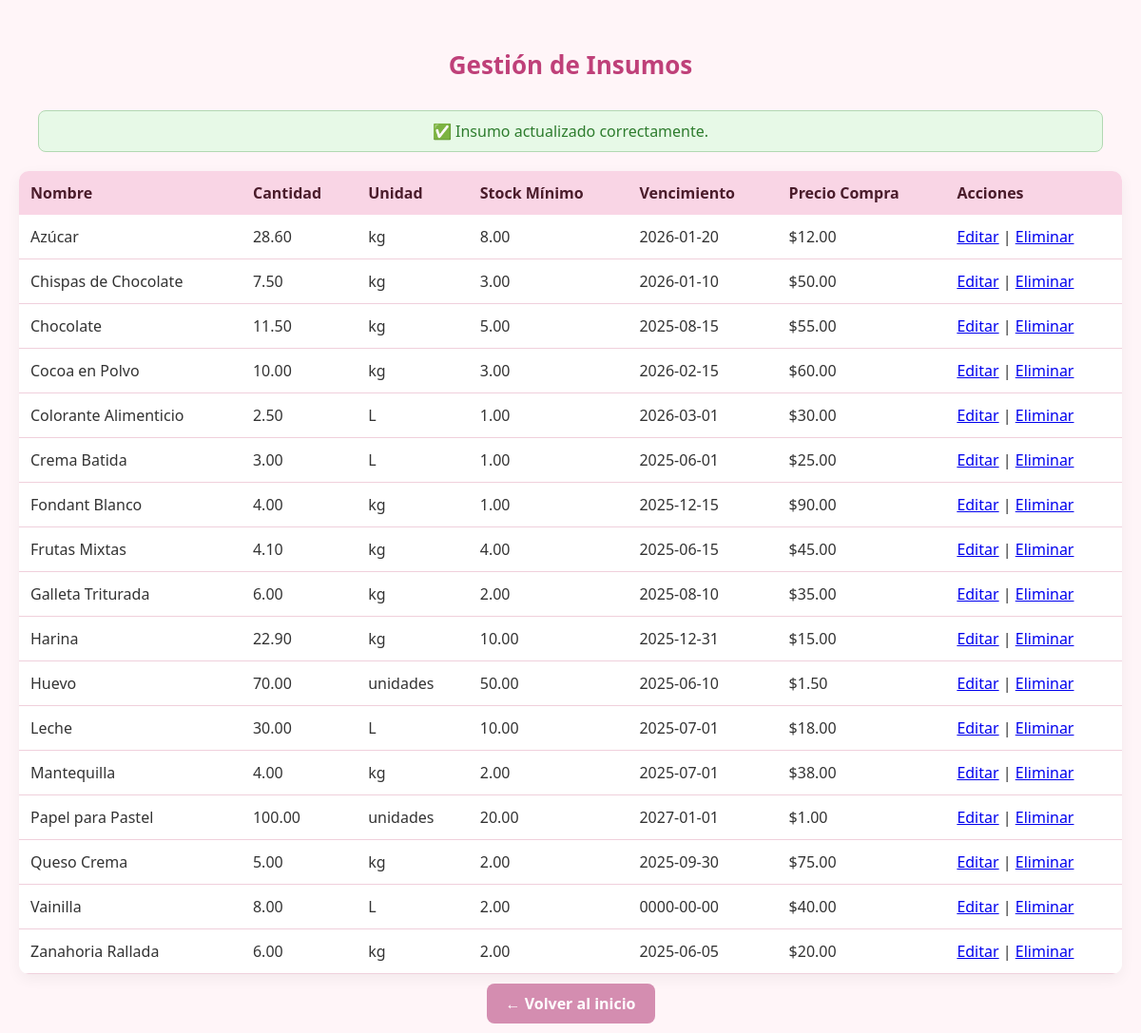
Page /admin/ver_insumos.php?msg=ok (signed in) on the committed database.
### tables this page shows
CREATE TABLE `insumos` (
  `id_insumo` int(11) NOT NULL,
  `nombre` varchar(100) DEFAULT NULL,
  `cantidad_disponible` decimal(10,2) DEFAULT NULL,
  `unidad_medida` enum('kg','g','L','unidades') DEFAULT NULL,
  `cantidad_minima` decimal(10,2) DEFAULT NULL,
  `fecha_vencimiento` date DEFAULT NULL,
  `precio_compra` decimal(10,2) DEFAULT NULL
);

### admin/ver_insumos.php (the view, shortened to what this page needs)
<?php
include '../includes/conexion.php';
$sql = "SELECT * FROM insumos ORDER BY nombre ASC";
$resultado = mysqli_query($conexion, $sql);
?>
<!DOCTYPE html>
<html lang="es">
<head>
    <link rel="stylesheet" href="../css/admin_insumos.css">
</head>
<body>
    <h2 class="titulo-admin">Gestión de Insumos</h2>
    <?php if (isset($_GET['msg']) && $_GET['msg'] === 'ok'): ?>
        <div style="text-align:center; margin: 20px; padding: 10px; background-color: #e7f9e7; color: #2d7c2d; border: 1px solid #b2d8b2; border-radius: 8px;">
            ✅ Insumo actualizado correctamente.
        </div>
    <?php endif; ?>
    <table class="tabla-insumos">
        <thead>
            <tr>
                <th>Nombre</th>
                <th>Cantidad</th>
                <th>Unidad</th>
                <th>Stock Mínimo</th>
                <th>Vencimiento</th>
                <th>Precio Compra</th>
                <th>Acciones</th>
            </tr>
        </thead>
        <tbody>
            <?php while ($insumo = mysqli_fetch_assoc($resultado)): ?>
                <tr>
                    <td><?= htmlspecialchars($insumo['nombre']) ?></td>
                    <td><?= $insumo['cantidad_disponible'] ?></td>
                    <td><?= $insumo['unidad_medida'] ?></td>
                    <td><?= $insumo['cantidad_minima'] ?></td>
                    <td><?= $insumo['fecha_vencimiento'] ?></td>
                    <td>$<?= number_format($insumo['precio_compra'], 2) ?></td>
                    <td>
                        <a href="editar_insumo.php?id=<?= $insumo['id_insumo'] ?>">Editar</a> |
                        <a href="eliminar_insumo.php?id=<?= $insumo['id_insumo'] ?>" onclick="return confirm('¿Estás seguro de eliminar este insumo?')">Eliminar</a>
                    </td>
                </tr>
            <?php endwhile; ?>
        </tbody>
    </table>
    <div class="centrar-boton">
        <a href="index.php" class="btn-volver">← Volver al inicio</a>
    </div>
</body>
</html>

### css/admin_insumos.css (style rules this page uses)
body { font-family: 'Segoe UI', sans-serif; background-color: #fff5f8; margin: 0; padding: 20px; color: #333; }
.titulo-admin { text-align: center; color: #bf4079; margin-bottom: 30px; }
.titulo-admin { text-align: center; color: #bf4079; font-size: 26px; margin-top: 30px; }
.centrar-boton { text-align: center; margin-top: 20px; }
.btn-volver { background-color: #d48db0; color: white; padding: 10px 20px; text-decoration: none; border-radius: 8px; transition: background-color 0.3s ease; font-weight: bold; }
.tabla-insumos { width: 100%; border-collapse: collapse; background-color: #fff; border-radius: 10px; overflow: hidden; box-shadow: 0 5px 15px rgba(0, 0, 0, 0.05); }
.tabla-insumos th { background-color: #f9d5e5; color: #4a1c2b; padding: 12px; text-align: left; }
.tabla-insumos td { padding: 12px; border-bottom: 1px solid #f0d0dc; }

### rows in the picture
insumos: nombre "Azúcar", cantidad_disponible "28.60", unidad_medida "kg", cantidad_minima "8.00", fecha_vencimiento "2026-01-20", precio_compra "12.00"
insumos: nombre "Chispas de Chocolate", cantidad_disponible "7.50", unidad_medida "kg", cantidad_minima "3.00", fecha_vencimiento "2026-01-10", precio_compra "50.00"
insumos: nombre "Chocolate", cantidad_disponible "11.50", unidad_medida "kg", cantidad_minima "5.00", fecha_vencimiento "2025-08-15", precio_compra "55.00"
insumos: nombre "Cocoa en Polvo", cantidad_disponible "10.00", unidad_medida "kg", cantidad_minima "3.00", fecha_vencimiento "2026-02-15", precio_compra "60.00"
insumos: nombre "Colorante Alimenticio", cantidad_disponible "2.50", unidad_medida "L", cantidad_minima "1.00", fecha_vencimiento "2026-03-01", precio_compra "30.00"
insumos: nombre "Crema Batida", cantidad_disponible "3.00", unidad_medida "L", cantidad_minima "1.00", fecha_vencimiento "2025-06-01", precio_compra "25.00"
insumos: nombre "Fondant Blanco", cantidad_disponible "4.00", unidad_medida "kg", cantidad_minima "1.00", fecha_vencimiento "2025-12-15", precio_compra "90.00"
insumos: nombre "Frutas Mixtas", cantidad_disponible "4.10", unidad_medida "kg", cantidad_minima "4.00", fecha_vencimiento "2025-06-15", precio_compra "45.00"
insumos: nombre "Galleta Triturada", cantidad_disponible "6.00", unidad_medida "kg", cantidad_minima "2.00", fecha_vencimiento "2025-08-10", precio_compra "35.00"
insumos: nombre "Harina", cantidad_disponible "22.90", unidad_medida "kg", cantidad_minima "10.00", fecha_vencimiento "2025-12-31", precio_compra "15.00"
insumos: nombre "Huevo", cantidad_disponible "70.00", unidad_medida "unidades", cantidad_minima "50.00", fecha_vencimiento "2025-06-10", precio_compra "1.50"
insumos: nombre "Leche", cantidad_disponible "30.00", unidad_medida "L", cantidad_minima "10.00", fecha_vencimiento "2025-07-01", precio_compra "18.00"
insumos: nombre "Mantequilla", cantidad_disponible "4.00", unidad_medida "kg", cantidad_minima "2.00", fecha_vencimiento "2025-07-01", precio_compra "38.00"
insumos: nombre "Papel para Pastel", cantidad_disponible "100.00", unidad_medida "unidades", cantidad_minima "20.00", fecha_vencimiento "2027-01-01", precio_compra "1.00"
insumos: nombre "Queso Crema", cantidad_disponible "5.00", unidad_medida "kg", cantidad_minima "2.00", fecha_vencimiento "2025-09-30", precio_compra "75.00"
insumos: nombre "Vainilla", cantidad_disponible "8.00", unidad_medida "L", cantidad_minima "2.00", fecha_vencimiento "0000-00-00", precio_compra "40.00"
insumos: nombre "Zanahoria Rallada", cantidad_disponible "6.00", unidad_medida "kg", cantidad_minima "2.00", fecha_vencimiento "2025-06-05", precio_compra "20.00"
